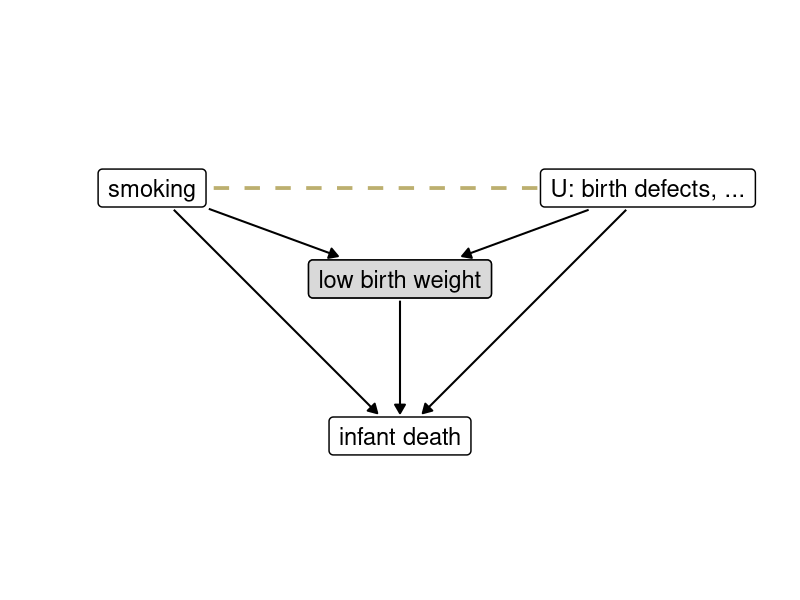
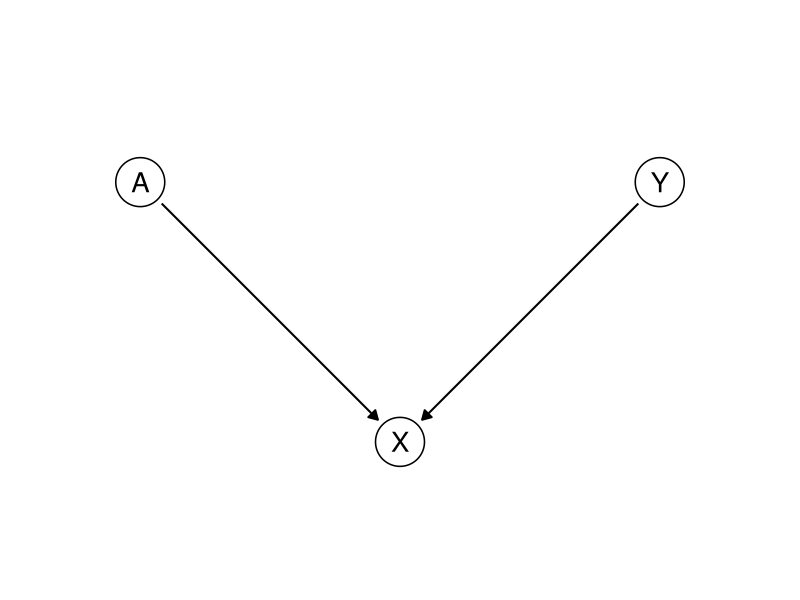
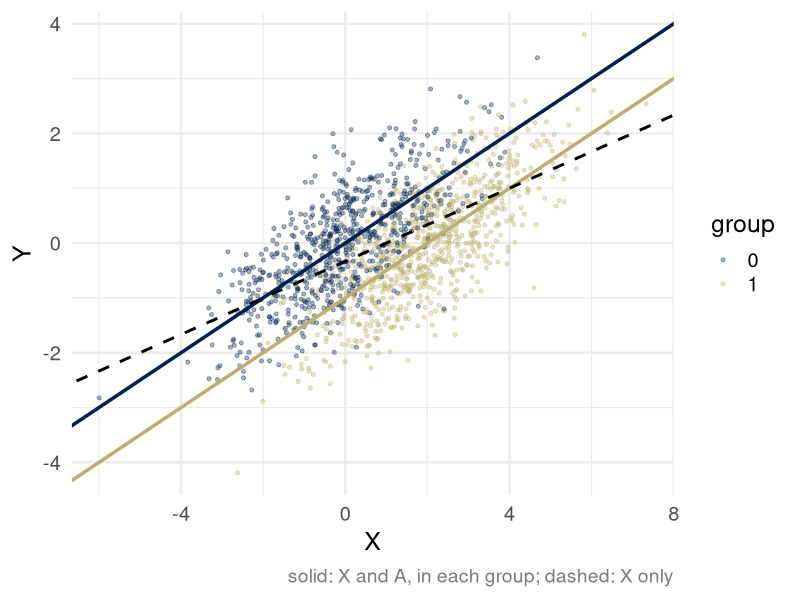
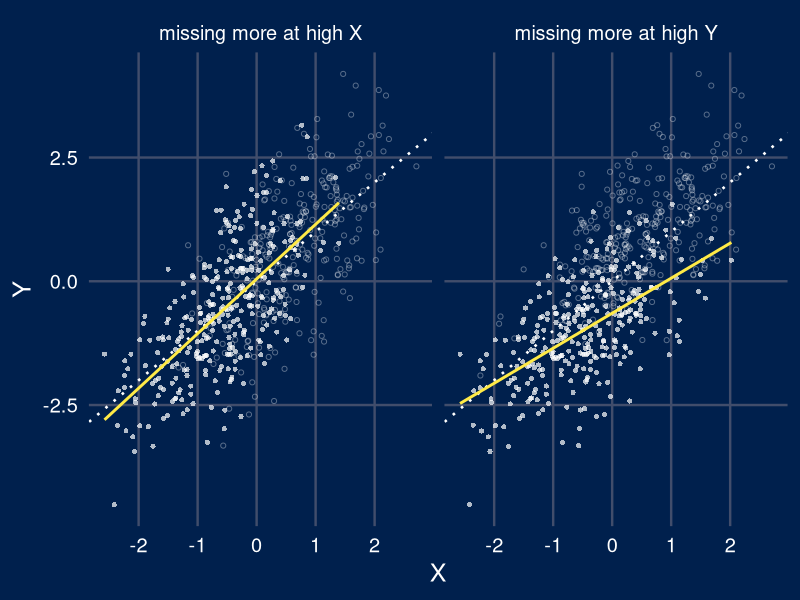

Here is the R script that generated these plots, in order:
## ---- chunk 1
library(ggplot2)
library(dplyr)
theme_set(theme_minimal(base_size = 18))
set.seed(313)
# cividis: navy, slate, gray, khaki, gold, yellow (viridisLite::cividis(9)[c(1, 3, 5, 6, 7, 9)])
navy <- "#00204D"; slate <- "#414D6B"; cgray <- "#7C7B78"; khaki <- "#9B9477"; gold <- "#BCAF6F"; yellow <- "#FFEA46"
two <- c(navy, gold)               # the two groups, wherever there are two
# charts on dark (.inverse) slides: white text on the navy background
dark <- theme(text = element_text(color = "white"), axis.text = element_text(color = "white"),
              legend.text = element_text(color = "white"), plot.title = element_text(color = "white"),
              strip.text = element_text(color = "white"),
              panel.grid.major = element_line(color = slate), panel.grid.minor = element_blank(),
              plot.background = element_rect(fill = navy, color = NA),
              panel.background = element_rect(fill = navy, color = NA),
              legend.background = element_rect(fill = navy, color = NA),
              legend.key = element_rect(fill = navy, color = NA))

# Causal graphs. Nodes are letters in circles, or words in boxes (boxes = TRUE).
# A node's size is fixed on the page, in inches, while the figure's size decides how
# many inches a data unit is. draw_dag measures both on the graphics device open when it
# is called (in a rendered document, the chunk's figure) and stops every arrow `gap`
# inches short of the two nodes it joins. Arrows listed in `dashed` are dashed; arrows
# listed in `highlight` are gold. One panel per value of `panel`. (From weeks 3 and 4.)
draw_dag <- function(nodes, edges, dashed = character(0), highlight = character(0), boxes = FALSE,
                     text_size = 7, xlim = c(-0.5, 2.5), ylim = c(-0.4, 1.4), strip_size = 18,
                     gap = 0.05) {
  if (!"panel" %in% names(nodes)) { nodes$panel <- ""; edges$panel <- "" }
  pad <- unit(0.35, "lines"); border <- 0.5; dot <- 16; stroke <- 0.8; lw <- c(black = 0.7, gold = 1.5)
  p <- ggplot() +
    facet_wrap(~ panel, nrow = 1) +
    coord_fixed(xlim = xlim, ylim = ylim) +
    theme_void() +
    theme(strip.text = element_text(size = strip_size), panel.spacing = unit(1.5, "lines"))
  p <- if (boxes) {
    p + geom_label(data = nodes, aes(x, y, label = name), size = text_size, label.size = border,
                   label.padding = pad)
  } else {
    p + geom_point(data = nodes, aes(x, y), size = dot, shape = 21, fill = "white", stroke = stroke) +
      geom_text(data = nodes, aes(x, y, label = name), size = text_size, parse = TRUE)
  }
  inch <- function(u, f) f(u, "in", valueOnly = TRUE)
  g <- ggplotGrob(p)
  pp <- ggplot_build(p)$layout$panel_params[[1]]
  per_unit <- min((dev.size("in")[1] - sum(inch(g$widths, grid::convertWidth))) /
                    (length(unique(nodes$panel)) * diff(pp$x.range)),
                  (dev.size("in")[2] - sum(inch(g$heights, grid::convertHeight))) / diff(pp$y.range))
  if (boxes) {
    text <- lapply(as.character(nodes$name), grid::textGrob, gp = grid::gpar(fontsize = text_size * .pt))
    nodes$hw <- (sapply(text, \(t) inch(grid::grobWidth(t), grid::convertWidth)) / 2 +
                   inch(pad, grid::convertWidth) + border * .pt / 96 / 2) / per_unit
    nodes$hh <- (sapply(text, \(t) inch(grid::grobHeight(t), grid::convertHeight)) / 2 +
                   inch(pad, grid::convertHeight) + border * .pt / 96 / 2) / per_unit
  } else {
    nodes$hw <- nodes$hh <- (0.375 * (dot * .pt + stroke * .stroke / 2) / 72 +
                               stroke * .stroke / 2 / 96 / 2) / per_unit
  }
  e <- edges |>
    left_join(nodes, by = c("panel", "from" = "name")) |>
    rename(x0 = x, y0 = y, hw0 = hw, hh0 = hh) |>
    left_join(nodes, by = c("panel", "to" = "name")) |>
    mutate(dx = x - x0, dy = y - y0, len = sqrt(dx^2 + dy^2), ux = dx / len, uy = dy / len,
           col = ifelse(paste(from, to) %in% highlight, "#BCAF6F", "black"),
           style = ifelse(paste(from, to) %in% dashed, "dashed", "solid"),
           g0 = gap / per_unit,
           g1 = (gap + ifelse(col == "black", lw[["black"]], lw[["gold"]]) * .pt / 96 / 2) / per_unit,
           s0 = if (boxes) pmin((hw0 + g0) / pmax(abs(ux), 1e-9), (hh0 + g0) / pmax(abs(uy), 1e-9)) else hw0 + g0,
           s1 = if (boxes) pmin((hw + g1) / pmax(abs(ux), 1e-9), (hh + g1) / pmax(abs(uy), 1e-9)) else hw + g1,
           xs = x0 + s0 * ux, ys = y0 + s0 * uy, xe = x - s1 * ux, ye = y - s1 * uy)
  p + geom_segment(data = e, aes(x = xs, y = ys, xend = xe, yend = ye, linetype = style, color = col),
                   arrow = arrow(length = unit(0.25, "cm"), type = "closed"),
                   linewidth = ifelse(e$col == "black", lw[["black"]], lw[["gold"]]), show.legend = FALSE) +
    scale_linetype_identity() + scale_color_identity()
}

# For a graph drawn by draw_dag: a gray box over the node that is conditioned on, and a
# dashed gold line, drawn underneath the nodes, for the association that conditioning creates.
condition_on <- function(p, nodes, node, induced = NULL, text_size = 7, boxes = TRUE) {
  if (!is.null(induced)) {
    ends <- nodes[match(induced, nodes$name), ]
    under <- geom_segment(data = data.frame(x = ends$x[1], y = ends$y[1], xend = ends$x[2], yend = ends$y[2]),
                          aes(x, y, xend = xend, yend = yend), linetype = "dashed", color = gold, linewidth = 1.3)
    p$layers <- c(list(under), p$layers)
  }
  box <- nodes[nodes$name == node, ]
  if (boxes) {
    p + geom_label(data = box, aes(x, y, label = name), size = text_size, label.size = 0.5,
                   label.padding = unit(0.35, "lines"), fill = "grey85")
  } else {
    p + geom_point(data = box, aes(x, y), size = 16, shape = 22, fill = "grey85", stroke = 0.8) +
      geom_text(data = box, aes(x, y, label = name), size = text_size, parse = TRUE)
  }
}

# The coursework data-generating process: A has no effect on Y; X = betaY Y + betaA A + noise.
generate_data <- function(n = 500, betaY = 1, betaA = 2) {
  A <- rbinom(n, 1, 1/2)
  Y <- rnorm(n)
  X <- betaY * Y + betaA * A + rnorm(n)
  data.frame(Y = Y, X = X, A = factor(A))
}
## ---- chunk 2
bw <- data.frame(name = c("smoking", "low birth weight", "U: birth defects, ...", "infant death"),
                 x = c(0, 1.5, 3, 1.5), y = c(1, 0.45, 1, -0.5))
bw_edges <- data.frame(from = c("smoking", "U: birth defects, ...", "low birth weight", "U: birth defects, ...", "smoking"),
                       to = c("low birth weight", "low birth weight", "infant death", "infant death", "infant death"))
p <- draw_dag(bw, bw_edges, boxes = TRUE, text_size = 6, xlim = c(-0.7, 3.7), ylim = c(-0.75, 1.25))
condition_on(p, bw, "low birth weight", induced = c("smoking", "U: birth defects, ..."), text_size = 6)
## ---- chunk 3
cw <- data.frame(name = c("A", "Y", "X"), x = c(0, 2, 1), y = c(1, 1, 0))
draw_dag(cw, data.frame(from = c("A", "Y"), to = c("X", "X")), xlim = c(-0.4, 2.4), ylim = c(-0.3, 1.3))
## ---- chunk 4
train <- generate_data(1e5)
test <- generate_data(1e5)
unaware <- lm(Y ~ X, data = train)
full <- lm(Y ~ X + A, data = train)
tab <- test |>
  mutate(pred_unaware = predict(unaware, newdata = test),
         pred_full = predict(full, newdata = test)) |>
  group_by(A) |>
  summarize(`mean Y` = mean(Y),
            `predicted, X only` = mean(pred_unaware),
            `predicted, X and A` = mean(pred_full),
            `MSE, X only` = mean((Y - pred_unaware)^2),
            `MSE, X and A` = mean((Y - pred_full)^2)) |>
  rename(group = A)
knitr::kable(tab, digits = 2)
## ---- chunk 5
show <- test[sample(nrow(test), 1500), ]
ggplot(show, aes(X, Y, color = A)) +
  geom_point(alpha = 0.35, size = 1.1) +
  geom_abline(intercept = 0, slope = 1/2, color = navy, linewidth = 1.2) +
  geom_abline(intercept = -1, slope = 1/2, color = gold, linewidth = 1.2) +
  geom_abline(intercept = -1/3, slope = 1/3, color = "black", linetype = "dashed", linewidth = 1) +
  scale_color_manual(values = two, name = "group") +
  labs(caption = "solid: X and A, in each group; dashed: X only") +
  theme(plot.caption = element_text(size = 14, color = cgray))
## ---- chunk 6
n <- 600
X <- rnorm(n)
Y <- X + rnorm(n)
logistic <- function(v) 1 / (1 + exp(-v))
cc <- rbind(
  data.frame(X = X, Y = Y, mechanism = "missing more at high X",
             observed = rbinom(n, 1, logistic(-2 * X)) == 1),
  data.frame(X = X, Y = Y, mechanism = "missing more at high Y",
             observed = rbinom(n, 1, logistic(-2 * Y)) == 1))
ggplot(cc, aes(X, Y)) +
  geom_point(aes(shape = observed, alpha = observed), color = "white", size = 1.4) +
  scale_shape_manual(values = c(`TRUE` = 16, `FALSE` = 1)) +
  scale_alpha_manual(values = c(`TRUE` = 0.7, `FALSE` = 0.35)) +
  geom_abline(intercept = 0, slope = 1, linetype = "dotted", color = "white", linewidth = 0.9) +
  geom_smooth(data = subset(cc, observed), method = "lm", se = FALSE, color = yellow, formula = y ~ x) +
  facet_wrap(~ mechanism) + theme(legend.position = "none") + dark
